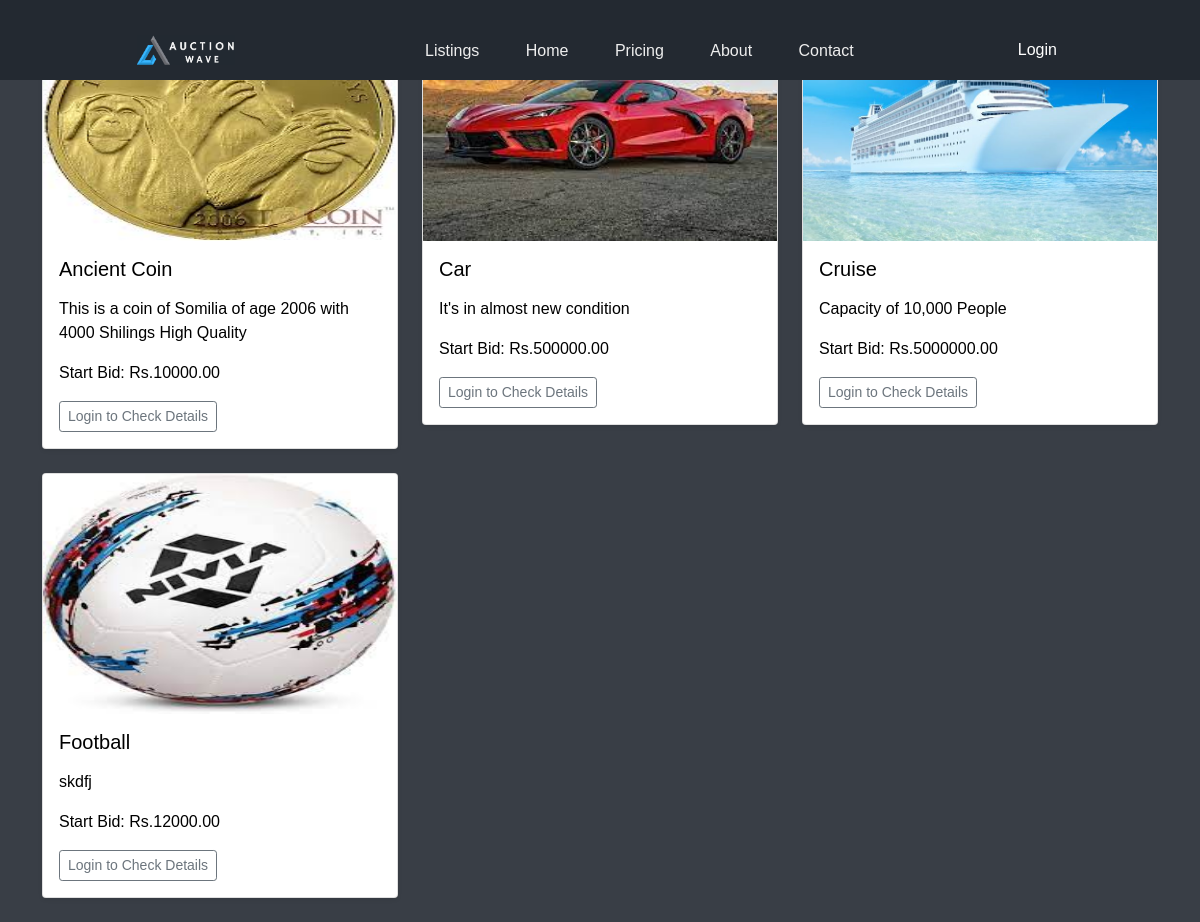
The page /listings on the database its author committed.
### myapp/models.py (models this page shows, shortened)
class Product(models.Model):#changed
    name=models.CharField(max_length=256,null=False)#changed
    brand=models.CharField(max_length=256,null=True, default="")
    description=models.CharField(max_length=512,default="",null=True)
    start_bid=models.DecimalField(max_digits=10, decimal_places=2)
    image=models.ImageField(upload_to='myapp/images',null=False)
    lister=models.ForeignKey(User, on_delete=models.CASCADE,null=False)
    date=models.DateField(default=now, editable=False)

### myapp/views.py (the view)
# urls.py: path('listings',views.listings,name='listings'),
def listings(request):
    products = Product.objects.all()
    return render(request,'myapp/homeComponents/listings.html', {
        'object': products},)

### myapp/templates/myapp/homeComponents/listings.html (shortened to what this page needs)
{% load static %}
<!DOCTYPE html>
<html lang="en">
  <head>
    <link rel="stylesheet" href="https://cdn.jsdelivr.net/npm/bootstrap@5.0.2/dist/css/bootstrap.min.css">
    <link rel="stylesheet" href={% static "myapp/homeComponents/css/listings.css" %}>
</head>
<body>
  <div class="navbar_wrapper" style="z-index: 10;">
    <div class="navbar">
      <img src={% static "myapp/homeComponents/images/logo4.jpg" %} alt="Logo" />
      <ul>
        <li><a href="listings">Listings</a></li>
        <li><a href="/">Home</a></li>
        <li><a href="/#pricing">Pricing</a></li>
        <li><a href="/db.sqlite3">About</a></li>
        <li><a href="/#contact">Contact</a></li>
      </ul>
      <a class="login-btn" href="/my_login">Login</a>
    </div>
  </div>
<div class="container">
    <div class="row">
      {% for object in object %}
        <div class="col-md-4">
          <div class="card mb-4 shadow-sm">
            <img src="{{ object.image.url }}" class="card-img-top" alt="{{ object.name }}" style="width: 100; height: 15rem;">
            <div class="card-body">
              <h5 class="card-title">{{ object.name }}</h5>
              <p class="card-text">{{ object.description }}</p>
              <p class="card-text">Start Bid: Rs.{{ object.start_bid }}</p>
              <div class="d-flex justify-content-between align-items-center">
                <div class="btn-group">
                  <a href="/my_login" class="btn btn-sm btn-outline-secondary">Login to Check Details</a>
                </div>
              </div>
            </div>
          </div>
        </div>
      {% endfor %}
    </div>
  </div>
</body>
</html>

### myapp/static/myapp/homeComponents/css/listings.css (style rules this page uses)
body { margin: 0; font-family: Arial, sans-serif; background-color: #393E46; color: #000000; }
.navbar_wrapper { margin-top: 0; width: 100vw; background-color: #232931; position: fixed; height: 10vh; z-index: 10; }
.navbar_wrapper .navbar { display: flex; justify-content: space-evenly; align-items: center; }
.navbar ul { float: right; list-style-type: none; margin-top: 25px; }
.navbar ul li { display: inline-block; }
.navbar ul li a { text-decoration: none; color: #EEE; padding: 5px 20px; border: 1px solid transparent; transition: 0.3s ease; }
.navbar img { float: left; height: 50px; padding: 10px; }
.navbar a { float: left; display: block; color: white; text-align: center; padding: 14px 16px; text-decoration: none; }
.navbar .login-btn { float: right; display: block; color: white; text-align: center; padding: 14px 16px; text-decoration: none; }

### rows shown on the page
Product: image (picture), name "Ancient Coin", description "This is a coin of Somilia of age 2006 with 4000 Shilings High Quality", start_bid "10000.00"
Product: image (picture), name "Car", description "It's in almost new condition", start_bid "500000.00"
Product: image (picture), name "Cruise", description "Capacity of 10,000 People", start_bid "5000000.00"
Product: image (picture), name "Football", description "skdfj", start_bid "12000.00"
